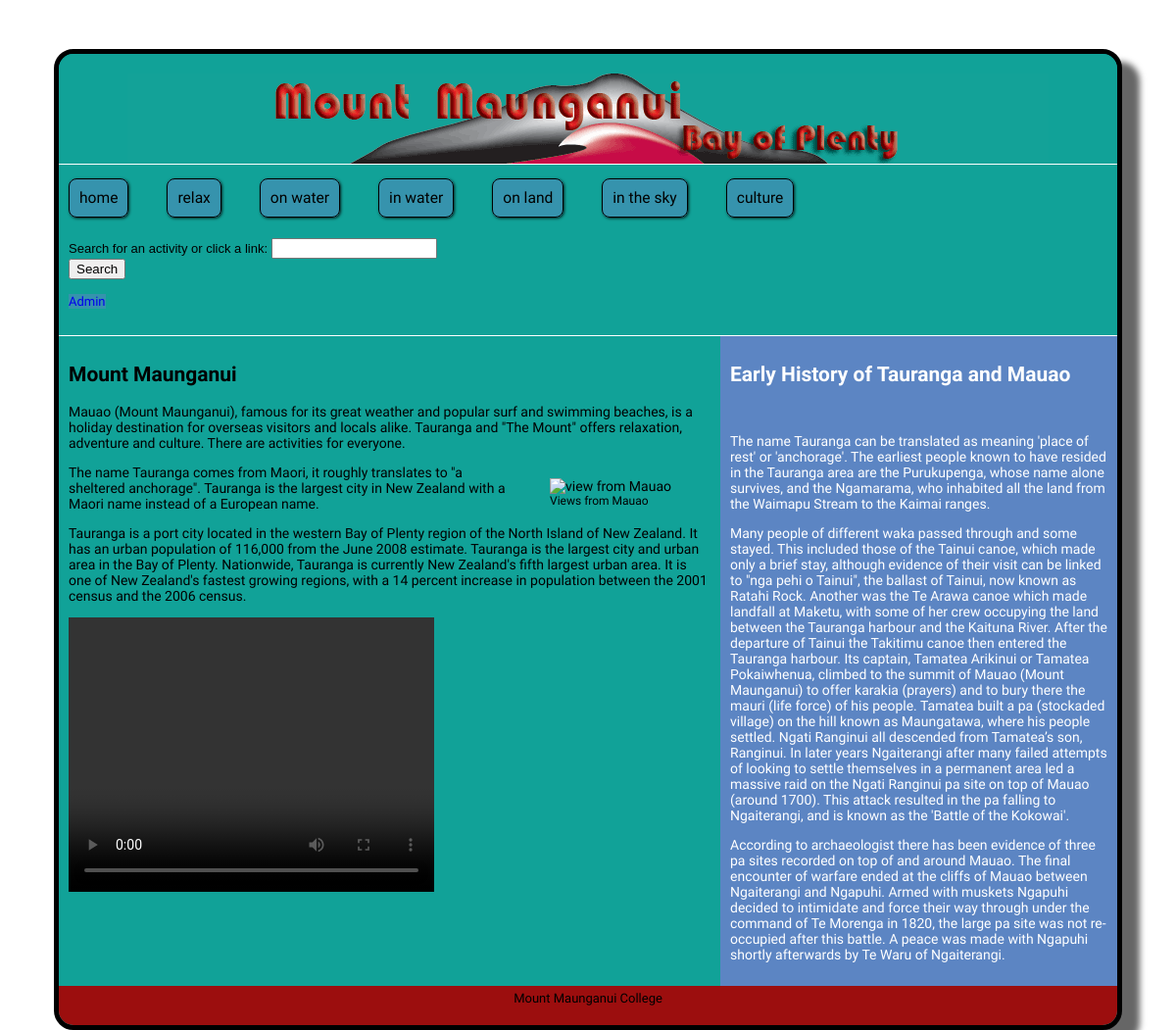
The page / on the database its author committed.
### tables this page shows
CREATE TABLE IF NOT EXISTS `information` (
  `id` int(2) NOT NULL AUTO_INCREMENT,
  `heading` varchar(50) NOT NULL,
  `text` text NOT NULL,
  PRIMARY KEY (`id`)
);

### includes/information.php (the view)
<?php
$random=rand(1,3);
$information_sql="SELECT * FROM information WHERE id = ".$random;
$result = $pdo->query($information_sql);
	if($result !== false) {
    	foreach($result as $row) {
      		echo '<h2>'.$row['heading'].'</h2>'.'<br />'. $row['text'];
    	}
 	}
?>

### index.php (shortened to what this page needs)
<?php
require_once('includes/connect.php');
?>
<!DOCTYPE html>
<html lang="en">
	<head>
	<link rel="stylesheet" href="css/style.css" media ="screen">
	<link rel="stylesheet" href="css/print.css" media ="print">
	</head>
	<body>
		<div id ="container">
			<header></header>
			<nav>
				<ul>
				<li><a href="index.php">home</a></li>
				<li><a href="activity.php?theme=relax&amp;id=1">relax</a></li>
				<li><a href="activity.php?theme=on the water&amp;id=6">on water </a></li>
				<li><a href="activity.php?theme=in the water&amp;id=2">in water</a></li>
				<li><a href="activity.php?theme=on land&amp;id=12">on land</a></li>
				<li><a href="activity.php?theme=in the sky&amp;id=16">in the sky</a></li>
				<li><a href="activity.php?theme=culture&amp;id=18">culture</a></li>
				<div id="search">
					<form action="search_result.php" method="post" id ="searchform">
						<label>Search for an activity or click a link: <input type="text" size ="18" maxlength="30" name="search" /></label><br />
						<input type="submit" name="submit" value="Search" />
					</form>
				</div>
				<br /><a href="login.php">Admin</a>
			</ul>
			</nav>
			<div id ="content">
				<section>
					<h2>Mount Maunganui</h2>
					<p>Mauao (Mount Maunganui), famous for its great weather and popular surf and swimming beaches, is a holiday destination for overseas visitors and locals alike. Tauranga and "The Mount" offers relaxation, adventure and culture. There are activities for everyone.</p>
					<figure>
						<img src="images/views_from_mauao.jpg" alt="view from Mauao" width="200" height="133"/>
						<figcaption>Views from Mauao</figcaption>
					</figure>
					<p>The name Tauranga comes from Maori, it roughly translates to "a sheltered anchorage". Tauranga is the largest city in New Zealand with a Maori name instead of a European name.</p>
					<p>Tauranga is a port city located in the western Bay of Plenty region of the North Island of New Zealand. It has an urban population of 116,000 from the June 2008 estimate. Tauranga is the largest city and urban area in the Bay of Plenty. Nationwide, Tauranga is currently New Zealand's fifth largest urban area. It is one of New Zealand's fastest growing regions, with a 14 percent increase in population between the 2001 census and the 2006 census.</p>
					<video  width="373" height="280" controls>
								<source src="videos/surf.mp4"></source>
								<source src="videos/surf.ogv"></source>
								<source src="videos/surf.webm"></source>
					</video>
				</section>
				<article>
					<?php include('includes/information.php'); ?>
				</article>
			</div>
			<footer>Mount Maunganui College</footer>
		</div>
	</body>
</html>

### css/style.css (style rules this page uses)
article, footer, header, nav, section, video { display:block; }
body { margin:0; padding:0; font-family:Fondamento, verdana, arial, helvetica, sans-serif; font-size:13px; }
a:link { text-decoration: none; }
#container { width: 90%; margin-right: auto; margin-left: auto; text-align:left; margin-top: 50px; border:5px solid #000000; background-color: #11A298; -moz-border-radius: 20px 20px 20px 20px; -webkit-border-radius: 20px 20px 20px 20px; border-radius: 20px 20px 20px 20px; -webkit-box-shadow: rgba(0,0,0, .6) 18px 13px 6px; -moz-box-shadow: rgba(0,0,0, .6) 18px 13px 6px; box-shadow: rgba(0,0,0, .6) 18px 13px 6px; }
header { background-image:url('../images/header_logo.gif'); background-position:bottom; height: 112px; background-color: #11A298; background-repeat:no-repeat; -moz-border-radius: 15px 15px 0px 0px; -webkit-border-radius: 15px 15px 0px 0px; border-radius: 15px 15px 0px 0px; }
nav { margin: 0 0 15px 0; padding: 25px 0 12px 10px; border-style: solid; border-width: 1px 0 0 0; border-color: #fff; overflow: hidden; }
nav ul { list-style: none; margin: 0; padding: 0; float: left; }
nav ul li { list-style: none; margin: 0 2.5em 0 0; padding: 0; float: left; font-size: 1.2em; }
nav ul a:link, nav ul a:visited { background: rgba(92,133,195,0.5); }
nav ul li a { padding:10px; color: #000000; text-align:center; text-decoration:none; border: 1px solid #000000; margin: 5px 0px; -moz-border-radius: 8px; -webkit-border-radius: 8px; border-radius: 8px; -moz-box-shadow: rgba(0,0,0,.8) 1px 1px 3px ; -webkit-box-shadow: rgba(0,0,0,.8) 1px 1px 3px ; box-shadow: rgba(0,0,0,.8) 1px 1px 3px ; }
#search form { padding-top: 50px; font-family:verdana, arial, helvetica, sans-serif; font-size:13px; font-style: bold; }
#content { display:table; width:100%; border-top: 1px solid #fff; text-decoration: none; }
section { display:table-cell; vertical-align: top; width:50%; background-color: #11A298; padding:10px; font: 14px Domine,Verdana, Arial, Helvetica, sans-serif; }
article { display:table-cell; vertical-align: top; width: 30%; background-color:#5c85c3; color:white; font-size:14px; margin:0px; padding:10px; }
footer { height:30px; padding:5px; text-align:center; font-size: small; background-color:#9C0E0E; -moz-border-radius: 0px 0px 15px 15px; -webkit-border-radius: 0px 0px 15px 15px; border-radius: 0px 0px 15px 15px; }
figure { float:right; }
figcaption { font-family:Elsie, Verdana, Arial, Helvetica, sans-serif; font-size:12px; }

### css/print.css (style rules this page uses)
nav, header, footer, figure, video { display:none; }
body { background: white; font-family: Georgia, ‘Times New Roman’, serif; }
#content { width: 100% margin: 0px; background: white; }
p { font-size: 12px; }

### rows shown on the page
information: heading "Early History of Tauranga and Mauao", text "The name Tauranga can be translated as meaning 'place of rest' or 'anchorage'. The earliest people known to have resided in the Tauranga area are the Purukupenga, whose name alone survives, and the Ngamarama, who inhabited all the land from the Waimapu Stream to the Kaimai ranges. Many people of different waka passed through and some stayed. This included those of the Tainui canoe, which made only a brief stay, although evidence of their visit can be linked to \"nga pehi o Tainui\", the ballast of Tainui, now known as Ratahi Rock. Another was the Te Arawa canoe which made landfall at Maketu, with some of her crew occupying the land between the Tauranga harbour and the Kaituna River. After the…"
